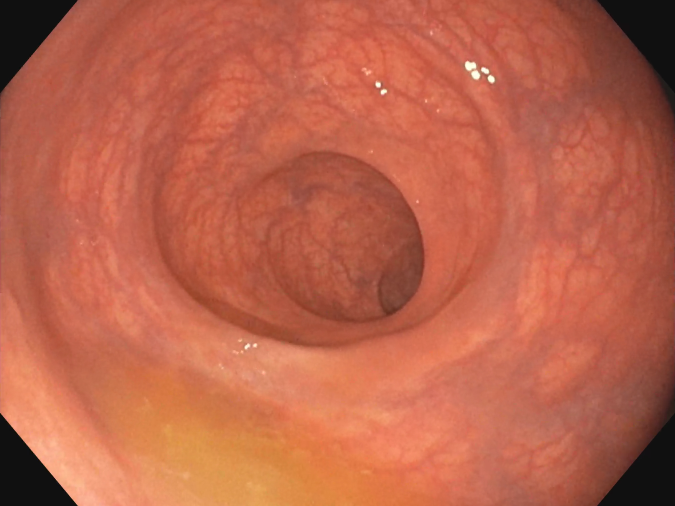
#> input picture CV/Colon_assignment/data/Seq_035/f_0082702.png, 1350 x 1012 px (shown at 1/2 size)
$ python image_downsizing.py
#> lines starting #> are read from the running program, lines starting #| are printed output that depends on the picture
import cv2
import os
import matplotlib.pyplot as plt


seq_name = "Seq_035"
seq_path = f"./data/{seq_name}"
output_dir = f"./data/{seq_name}/resized/"

os.makedirs(output_dir, exist_ok=True)

for image in os.listdir(seq_path):
    if not image.endswith(".png"):
        continue
    image_path = os.path.join(seq_path, image)
    image_cv = cv2.imread(image_path)
#> image_cv is the input picture: shape (1012, 1350, 3); mean B, G, R 74.8, 99.1, 186.8
    image_resized = cv2.resize(image_cv, (960, 720))
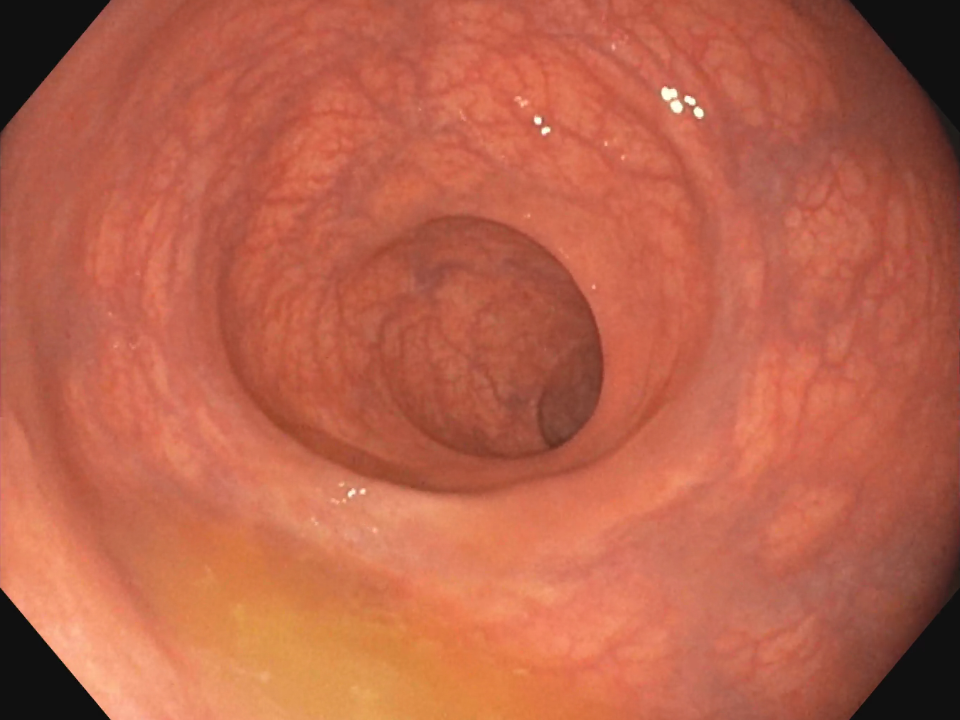
#> image_resized: shape (720, 960, 3); mean B, G, R 74.7, 99, 186.7
    output_path = os.path.join(output_dir, image)
    cv2.imwrite(output_path, image_resized)
    print(f"Resized {output_path}")
#> pass 2 of the loop `for image in os.listdir(seq_path):`:
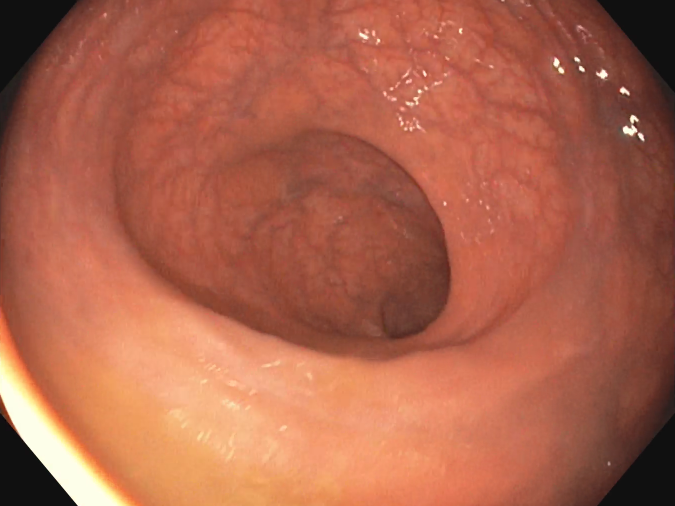
#> input picture CV/Colon_assignment/data/Seq_035/f_0082926.png, 1350 x 1012 px (shown at 1/2 size)
#> image_cv is the input picture: shape (1012, 1350, 3); mean B, G, R 75.7, 99.3, 173.7
#> `image_resized = cv2.resize(image_cv, (960, 720))`:
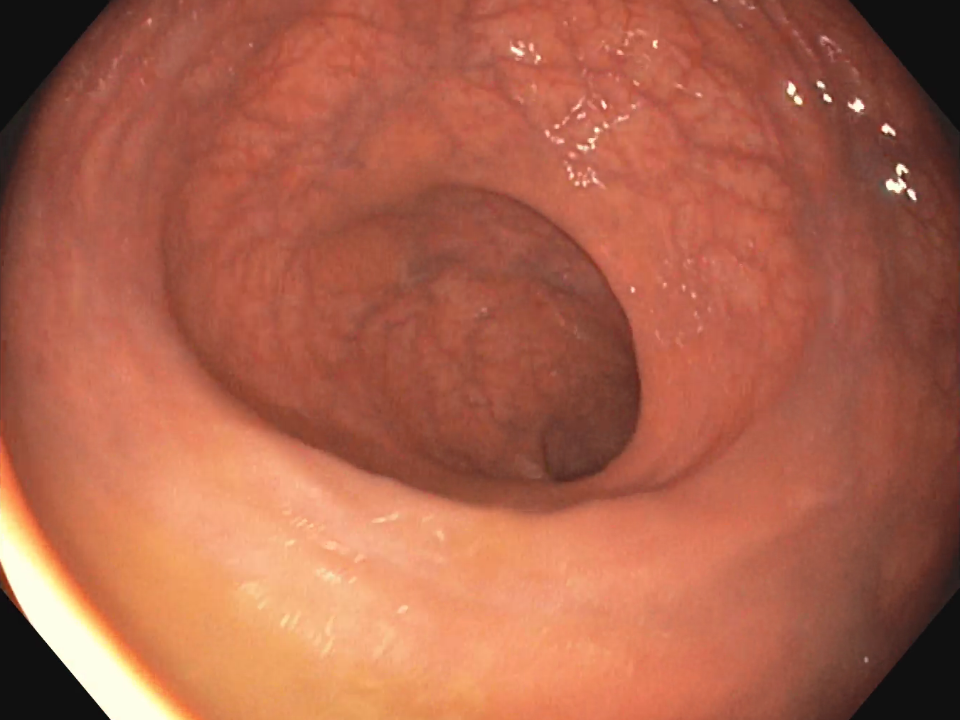
#> image_resized: shape (720, 960, 3); mean B, G, R 75.6, 99.2, 173.6
#> pass 3 of the loop `for image in os.listdir(seq_path):`:
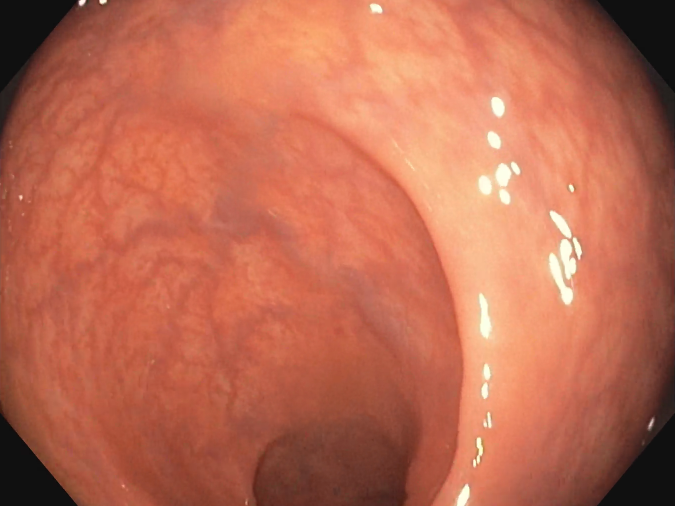
#> input picture CV/Colon_assignment/data/Seq_035/f_0082976.png, 1350 x 1012 px (shown at 1/2 size)
#> image_cv is the input picture: shape (1012, 1350, 3); mean B, G, R 82, 106.6, 188.7
#> `image_resized = cv2.resize(image_cv, (960, 720))`:
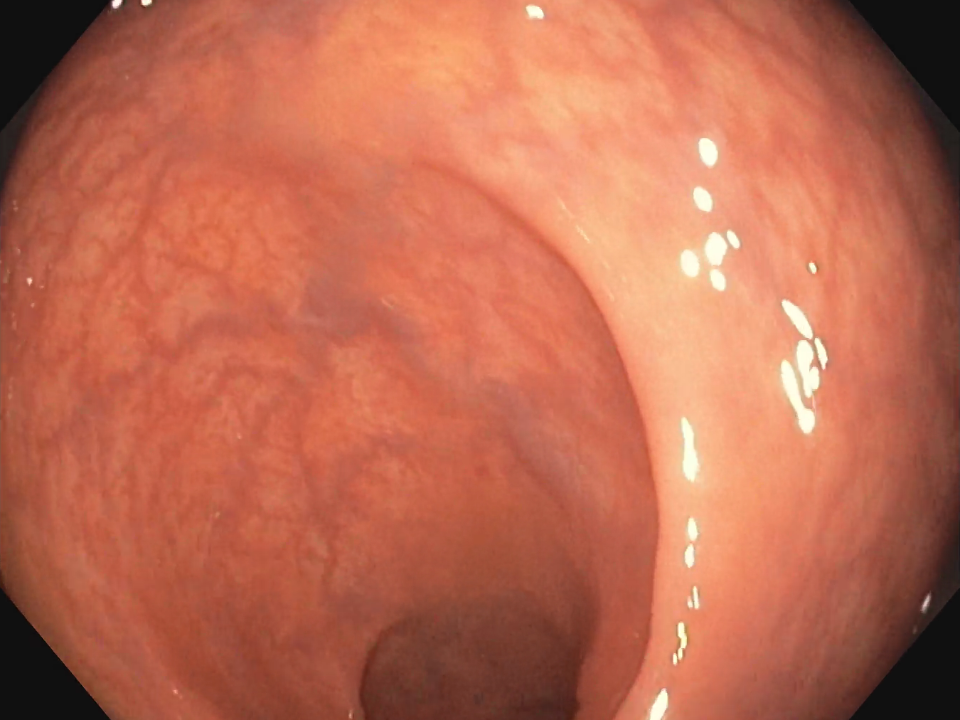
#> image_resized: shape (720, 960, 3); mean B, G, R 81.9, 106.5, 188.6
#> the loop made 4 passes; the first 3 are shown
